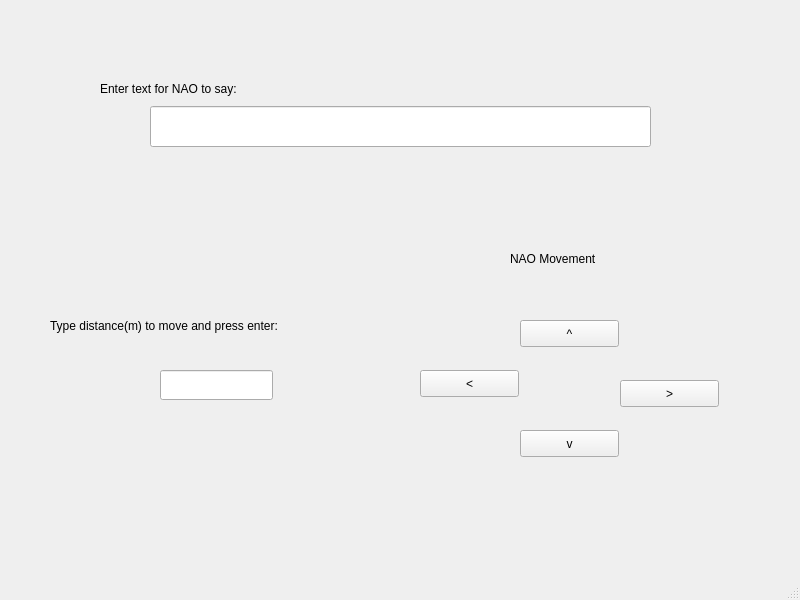
<?xml version="1.0" encoding="UTF-8"?>
<ui version="4.0">
 <class>NaoMainWindow</class>
 <widget class="QMainWindow" name="NaoMainWindow">
  <property name="geometry">
   <rect>
    <x>0</x>
    <y>0</y>
    <width>800</width>
    <height>600</height>
   </rect>
  </property>
  <property name="windowTitle">
   <string>NaoMainWindow</string>
  </property>
  <widget class="QWidget" name="centralwidget">
   <widget class="QLineEdit" name="lineEdit">
    <property name="geometry">
     <rect>
      <x>150</x>
      <y>106</y>
      <width>501</width>
      <height>41</height>
     </rect>
    </property>
   </widget>
   <widget class="QPushButton" name="upBtn">
    <property name="geometry">
     <rect>
      <x>520</x>
      <y>320</y>
      <width>99</width>
      <height>27</height>
     </rect>
    </property>
    <property name="text">
     <string>^</string>
    </property>
   </widget>
   <widget class="QPushButton" name="leftBtn">
    <property name="geometry">
     <rect>
      <x>420</x>
      <y>370</y>
      <width>99</width>
      <height>27</height>
     </rect>
    </property>
    <property name="text">
     <string>&lt;</string>
    </property>
   </widget>
   <widget class="QPushButton" name="rightBtn">
    <property name="geometry">
     <rect>
      <x>620</x>
      <y>380</y>
      <width>99</width>
      <height>27</height>
     </rect>
    </property>
    <property name="text">
     <string>&gt;</string>
    </property>
   </widget>
   <widget class="QPushButton" name="downBtn">
    <property name="geometry">
     <rect>
      <x>520</x>
      <y>430</y>
      <width>99</width>
      <height>27</height>
     </rect>
    </property>
    <property name="text">
     <string>v</string>
    </property>
   </widget>
   <widget class="QLabel" name="movementLabel">
    <property name="geometry">
     <rect>
      <x>510</x>
      <y>250</y>
      <width>151</width>
      <height>17</height>
     </rect>
    </property>
    <property name="text">
     <string>NAO Movement</string>
    </property>
   </widget>
   <widget class="QLabel" name="speechLabel">
    <property name="geometry">
     <rect>
      <x>100</x>
      <y>80</y>
      <width>201</width>
      <height>17</height>
     </rect>
    </property>
    <property name="text">
     <string>Enter text for NAO to say:</string>
    </property>
   </widget>
   <widget class="QLineEdit" name="distanceEdit">
    <property name="geometry">
     <rect>
      <x>160</x>
      <y>370</y>
      <width>113</width>
      <height>30</height>
     </rect>
    </property>
   </widget>
   <widget class="QLabel" name="distance">
    <property name="geometry">
     <rect>
      <x>50</x>
      <y>300</y>
      <width>331</width>
      <height>51</height>
     </rect>
    </property>
    <property name="text">
     <string>Type distance(m) to move and press enter:</string>
    </property>
   </widget>
  </widget>
  <widget class="QMenuBar" name="menubar">
   <property name="geometry">
    <rect>
     <x>0</x>
     <y>0</y>
     <width>800</width>
     <height>28</height>
    </rect>
   </property>
  </widget>
  <widget class="QStatusBar" name="statusbar"/>
 </widget>
 <resources/>
 <connections/>
</ui>
